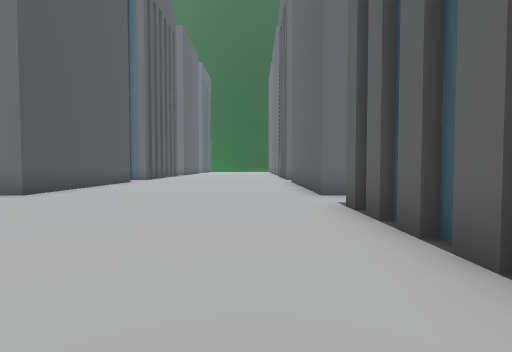
view 1 (above)

24 first-person views from a walk through a scene from a Unity 3-D project. The camera is 1.4 m above the floor, tilts 2° down and sees 85° across. The floor is counted in squares, 2 m on a side. Each view is taken from the middle of a square. On the plan, view 1 faces up. The plan holds only what a view shows up to about 9 squares ahead; the rest is blank. The place goes on beyond the plan. The player is left out. Some animated figures are not drawn.

view 2
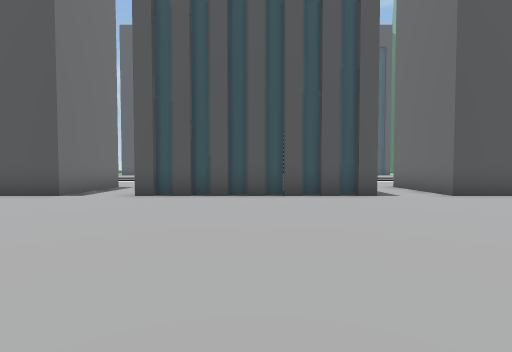

view 3
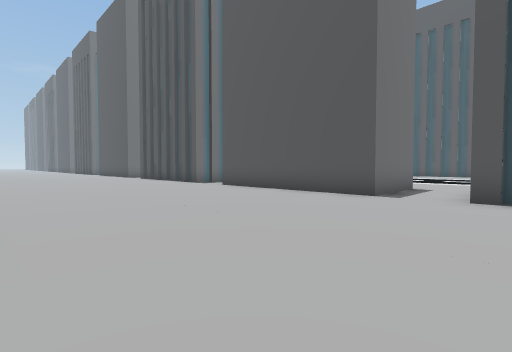

view 4
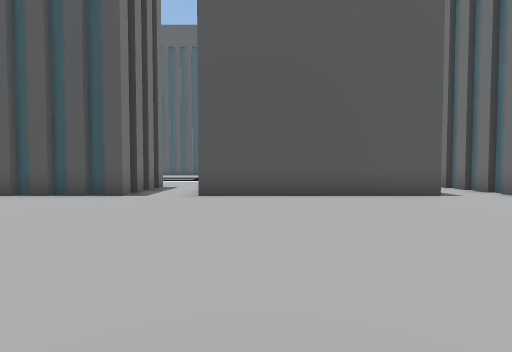

view 5
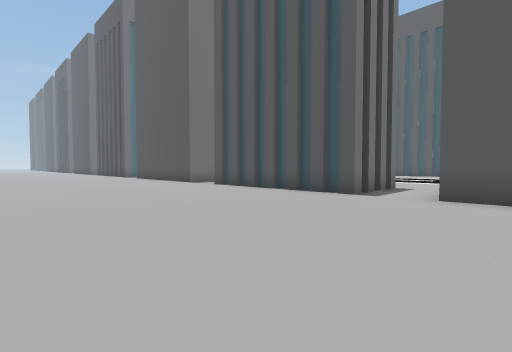

view 6
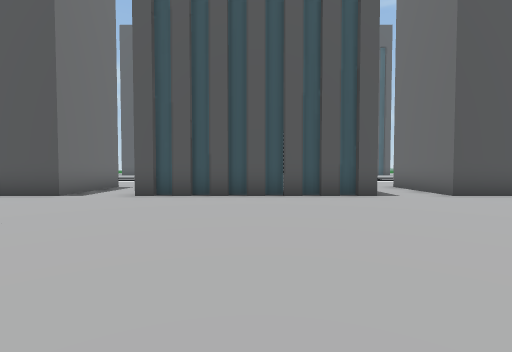

view 7
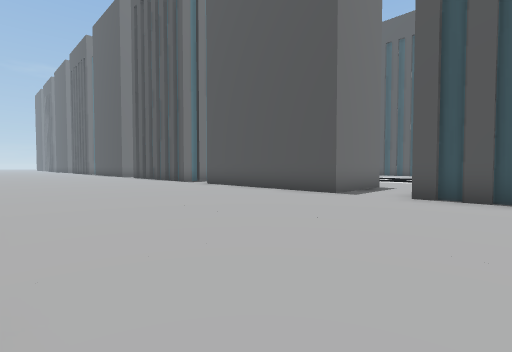

view 8
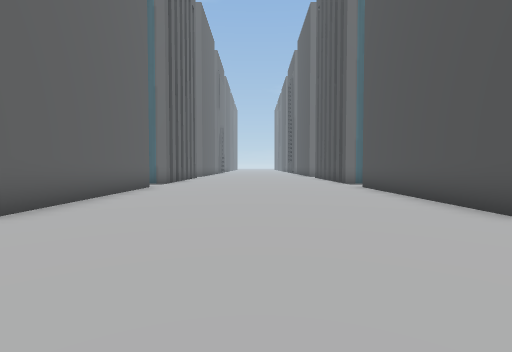

view 9
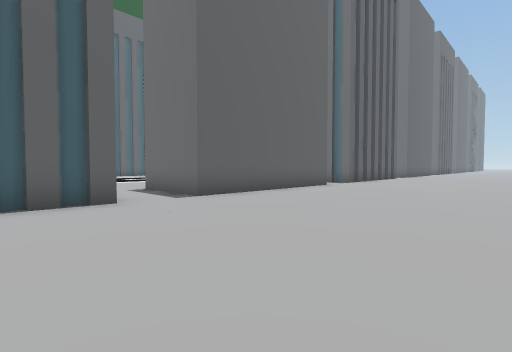

view 10
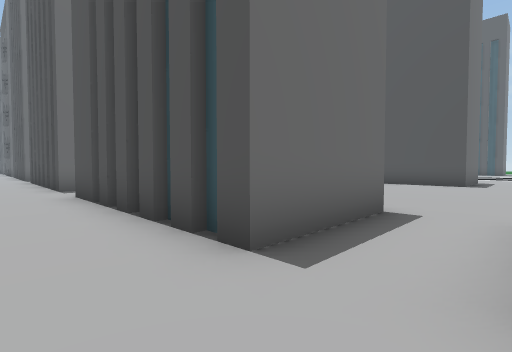

view 11
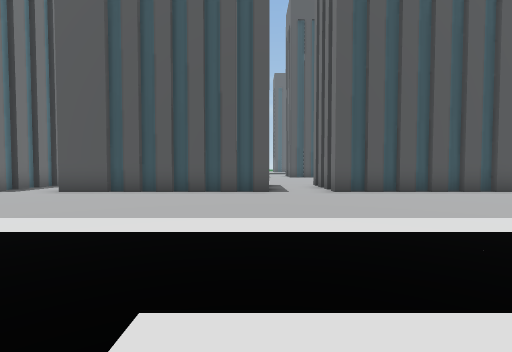

view 12
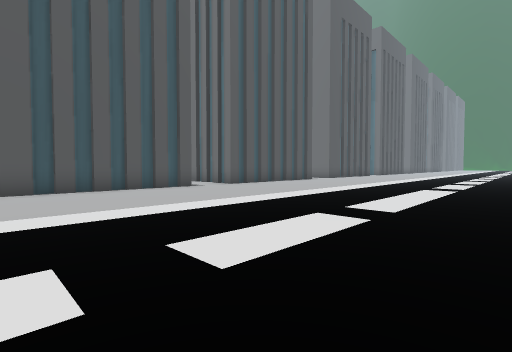

view 13
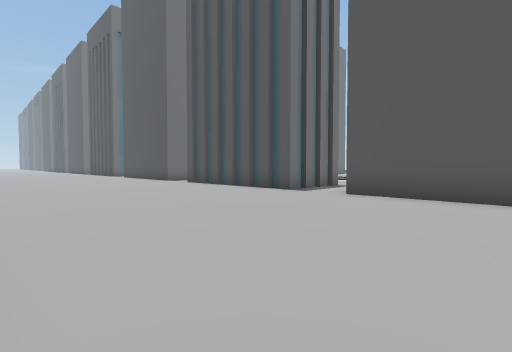

view 14
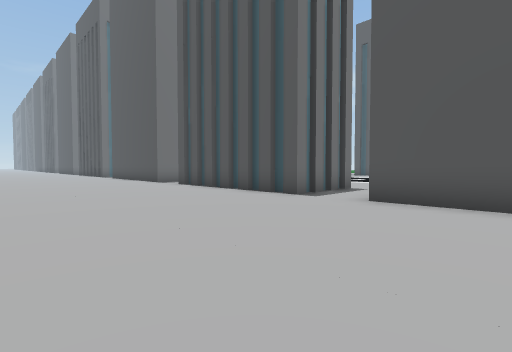

view 15
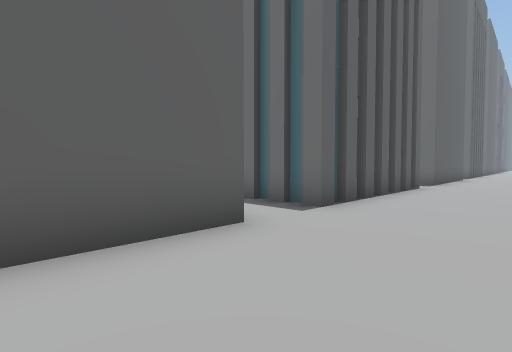

view 16
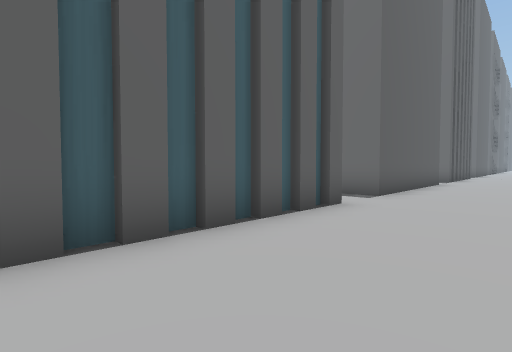

view 17
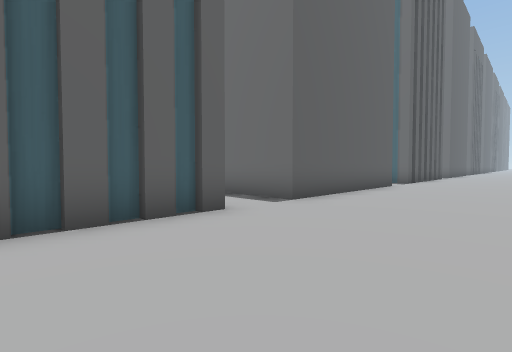

view 18
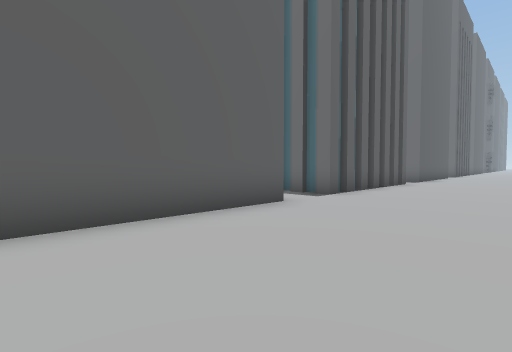

view 19
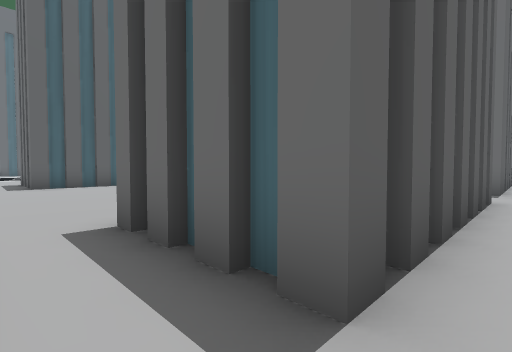

view 20
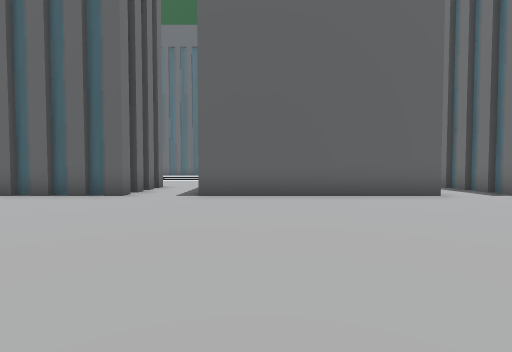

view 21
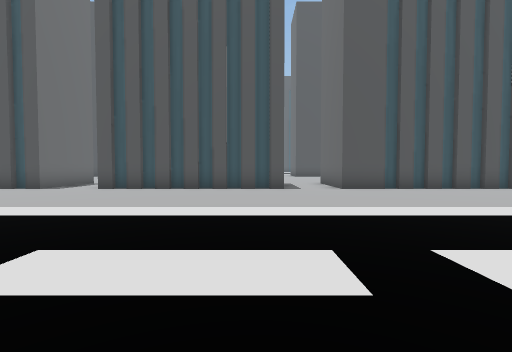

view 22
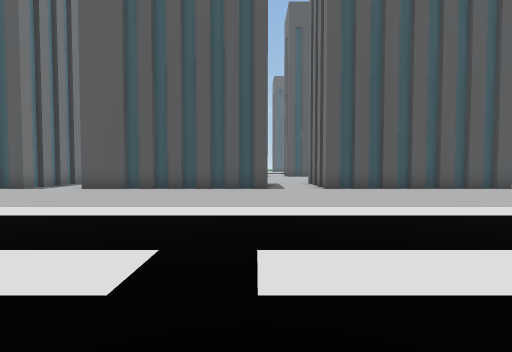

view 23
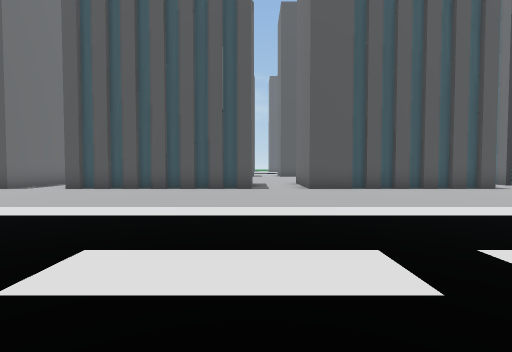

view 24
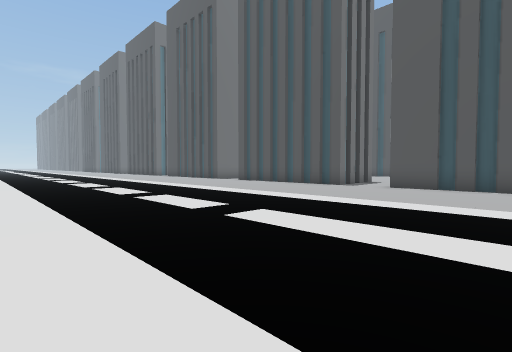

### Floor plan
Key: @ floor where view 1 was taken; # wall or solid block; . floor.
Columns run from 9 left of view 1 to 14 right of it. Each row starts with its distance up from view 1.
 10    #.......  #..... .. .
  9    #.......###..... ....
  8    #.......###..... ....
  7  ###.......###..... ....
  6  .......................
  5  .......................
  4  ###.......###..........
  3    #.......###..........
  2    #.......###..........
  1    #.......###..........
  0  ###.....@.###..... ...
 -1 ............ ...... ...
 -2 ................... ...
 -3  ###.......###..... ...
 -4    #.......###..... ..
 -5    #.......###.....
 -6    #.......###.....
 -7    #.......###.....
 -8  ###.......###.....
 -9 ............ ......
-10 ................... ..
-11 .###.......###..... ...
-12 .###.......###..... ..
-13 .###.......###........
-14 .###.......###.........
-15 .###.......###.........
-16 .......................
-17 .......................
-18 .###.......###........
-19  ###.......###..... .
-20  ###.......###..... ..
-21  ###.......###..... ..
-22    #.......###..... ..
-23    #.......###..... ...

Where each view was taken, in squares from view 1:
view 1: 0 up, 0 right, facing up
view 2: 2 up, 1 right, facing left
view 3: 0 up, 1 right, facing down-left
view 4: 7 down, 1 right, facing left
view 5: 7 down, 1 right, facing down-left
view 6: 13 down, 1 right, facing left
view 7: 14 down, 1 right, facing down-left
view 8: 14 down, 2 left, facing down
view 9: 14 down, 4 left, facing down-right
view 10: 16 down, 6 right, facing down-left
view 11: 18 down, 12 right, facing left
view 12: 23 down, 13 right, facing up-left
view 13: 10 up, 1 right, facing down-left
view 14: 9 up, 0 right, facing down-left
view 15: 9 up, 1 left, facing down-right
view 16: 4 up, 1 left, facing down-right
view 17: 2 up, 2 left, facing down-right
view 18: 4 down, 2 left, facing down-right
view 19: 9 down, 9 left, facing down-right
view 20: 19 down, 5 left, facing right
view 21: 11 down, 13 right, facing left
view 22: 3 down, 13 right, facing left
view 23: 5 up, 13 right, facing left
view 24: 10 up, 14 right, facing down-left
